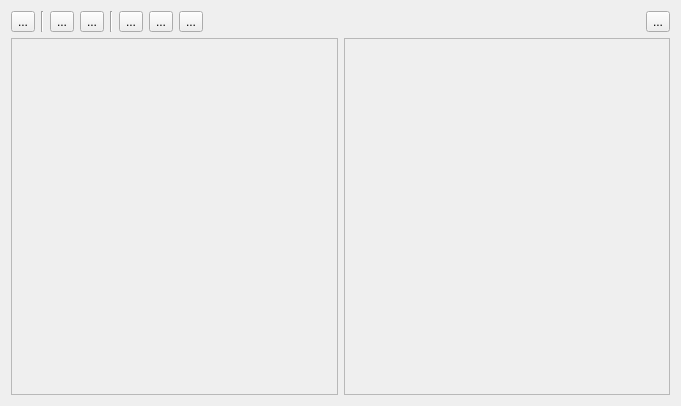
<?xml version="1.0" encoding="UTF-8"?>
<ui version="4.0">
 <class>Form</class>
 <widget class="QWidget" name="Form">
  <property name="geometry">
   <rect>
    <x>0</x>
    <y>0</y>
    <width>681</width>
    <height>406</height>
   </rect>
  </property>
  <property name="windowTitle">
   <string>2d Photoclinometry</string>
  </property>
  <layout class="QGridLayout" name="gridLayout">
   <item row="2" column="1">
    <widget class="QScrollArea" name="scrollArea_2">
     <property name="widgetResizable">
      <bool>true</bool>
     </property>
     <widget class="QWidget" name="scrollAreaWidgetContents_2">
      <property name="geometry">
       <rect>
        <x>0</x>
        <y>0</y>
        <width>321</width>
        <height>347</height>
       </rect>
      </property>
      <layout class="QVBoxLayout" name="verticalLayout_2">
       <item>
        <widget class="QLabel" name="img2">
         <property name="text">
          <string/>
         </property>
        </widget>
       </item>
      </layout>
     </widget>
    </widget>
   </item>
   <item row="2" column="0">
    <widget class="QScrollArea" name="scrollArea">
     <property name="widgetResizable">
      <bool>true</bool>
     </property>
     <widget class="QWidget" name="scrollAreaWidgetContents">
      <property name="geometry">
       <rect>
        <x>0</x>
        <y>0</y>
        <width>322</width>
        <height>347</height>
       </rect>
      </property>
      <layout class="QVBoxLayout" name="verticalLayout">
       <item>
        <widget class="QLabel" name="img1">
         <property name="text">
          <string/>
         </property>
        </widget>
       </item>
      </layout>
     </widget>
    </widget>
   </item>
   <item row="0" column="0" colspan="2">
    <layout class="QHBoxLayout" name="horizontalLayout">
     <item>
      <widget class="QToolButton" name="home">
       <property name="text">
        <string>...</string>
       </property>
      </widget>
     </item>
     <item>
      <widget class="Line" name="line">
       <property name="orientation">
        <enum>Qt::Vertical</enum>
       </property>
      </widget>
     </item>
     <item>
      <widget class="QToolButton" name="zoomin">
       <property name="text">
        <string>...</string>
       </property>
      </widget>
     </item>
     <item>
      <widget class="QToolButton" name="zoomout">
       <property name="text">
        <string>...</string>
       </property>
      </widget>
     </item>
     <item>
      <widget class="Line" name="line_2">
       <property name="orientation">
        <enum>Qt::Vertical</enum>
       </property>
      </widget>
     </item>
     <item>
      <widget class="QToolButton" name="pan">
       <property name="text">
        <string>...</string>
       </property>
      </widget>
     </item>
     <item>
      <widget class="QToolButton" name="previouszoom">
       <property name="text">
        <string>...</string>
       </property>
      </widget>
     </item>
     <item>
      <widget class="QToolButton" name="nextzoom">
       <property name="text">
        <string>...</string>
       </property>
      </widget>
     </item>
     <item>
      <spacer name="horizontalSpacer">
       <property name="orientation">
        <enum>Qt::Horizontal</enum>
       </property>
       <property name="sizeHint" stdset="0">
        <size>
         <width>40</width>
         <height>20</height>
        </size>
       </property>
      </spacer>
     </item>
     <item>
      <widget class="QToolButton" name="link">
       <property name="text">
        <string>...</string>
       </property>
      </widget>
     </item>
    </layout>
   </item>
  </layout>
 </widget>
 <resources/>
 <connections/>
</ui>
